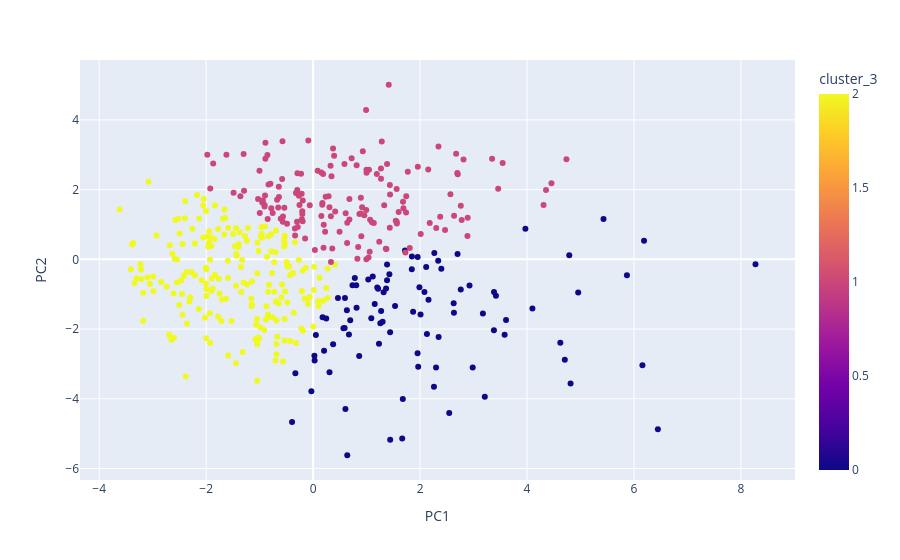

Source (notebook cell):
### Code cell
import plotly.express as px

fig = px.scatter(
    df,
    x="PC1",
    y="PC2",
    color="cluster_3",
    hover_name="player",
    hover_data=["team"]
)

fig.show()

### Figure 1 — Plotly figure (JSON) as saved in the notebook; plotly's stock layout.template omitted (floating-point values rounded to 4 significant figures; data arrays with more than 128 entries replaced by an {"elided": "..."} marker saying what was removed)
{"data": [{"customdata": {"elided": "444x1 str values"}, "hovertemplate": "<b>%{hovertext}</b><br><br>PC1=%{x}<br>PC2=%{y}<br>team=%{customdata[0]}<br>cluster_3=%{marker.color}<extra></extra>", "hovertext": {"elided": "444 str values"}, "legendgroup": "", "marker": {"color": {"elided": "444 int values"}, "coloraxis": "coloraxis", "symbol": "circle"}, "mode": "markers", "name": "", "orientation": "v", "showlegend": false, "type": "scatter", "x": {"elided": "444 float values"}, "xaxis": "x", "y": {"elided": "444 float values"}, "yaxis": "y"}], "layout": {"coloraxis": {"colorbar": {"title": {"text": "cluster_3"}}, "colorscale": [[0, "#0d0887"], [0.1111, "#46039f"], [0.2222, "#7201a8"], [0.3333, "#9c179e"], [0.4444, "#bd3786"], [0.5556, "#d8576b"], [0.6667, "#ed7953"], [0.7778, "#fb9f3a"], [0.8889, "#fdca26"], [1, "#f0f921"]]}, "legend": {"tracegroupgap": 0}, "margin": {"t": 60}, "xaxis": {"anchor": "y", "domain": [0, 1], "title": {"text": "PC1"}}, "yaxis": {"anchor": "x", "domain": [0, 1], "title": {"text": "PC2"}}}}
